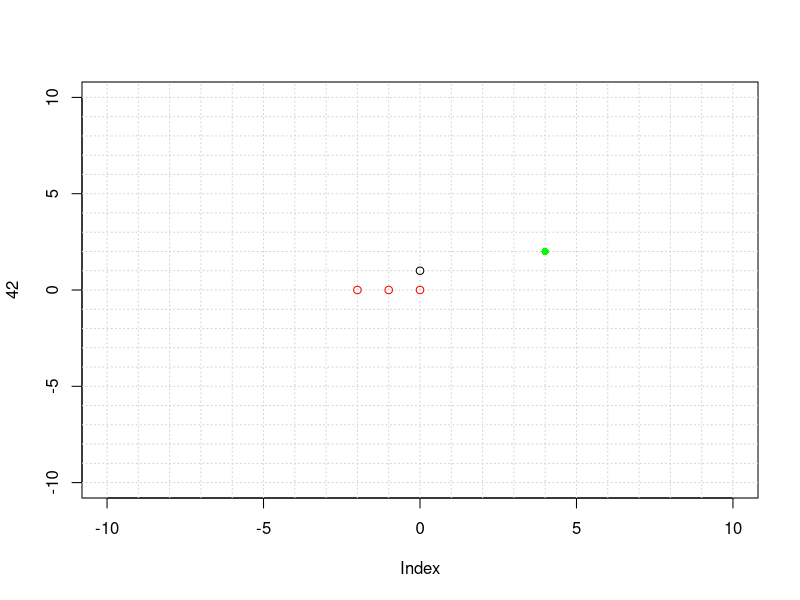
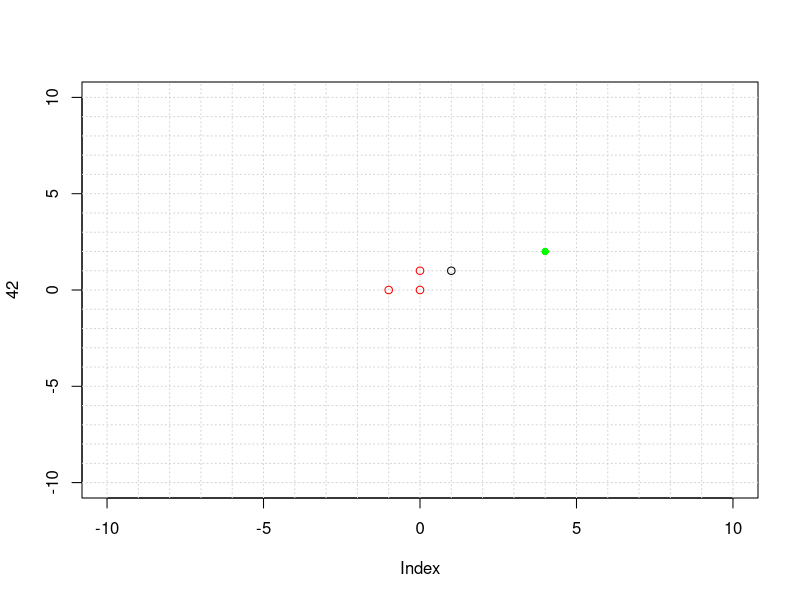
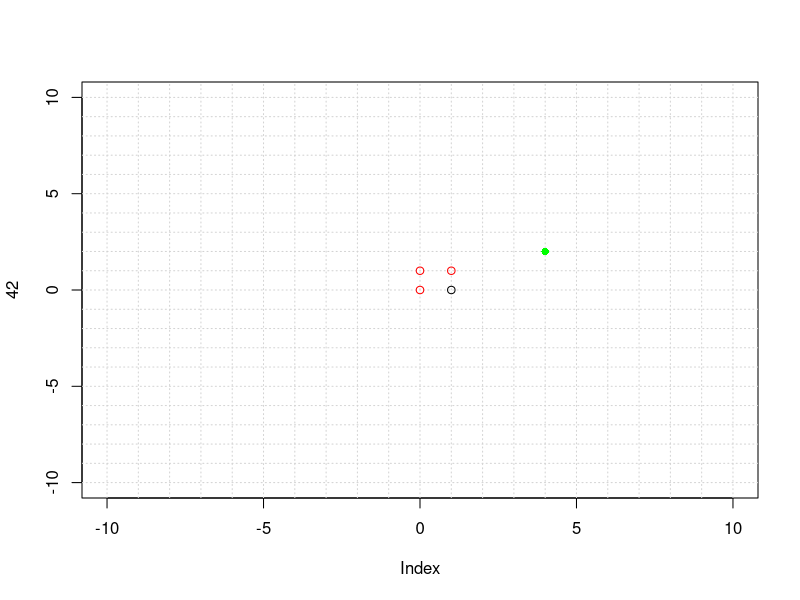
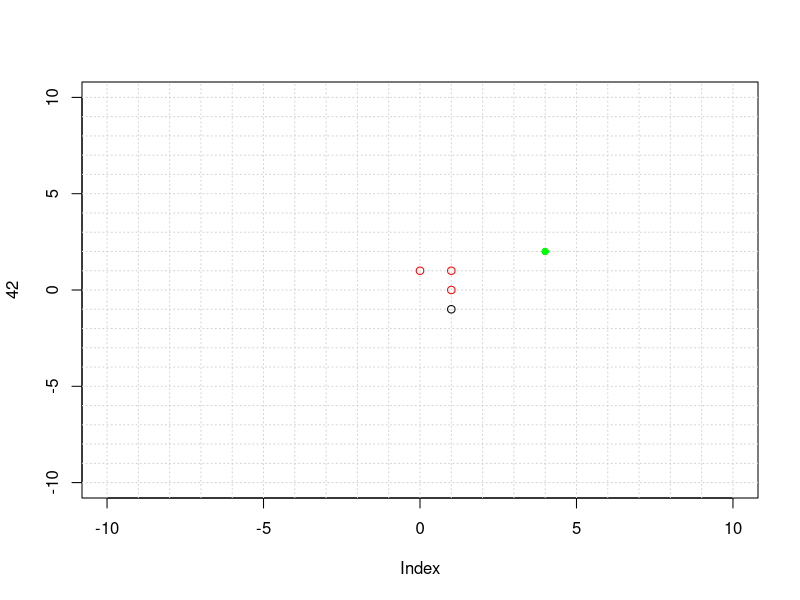
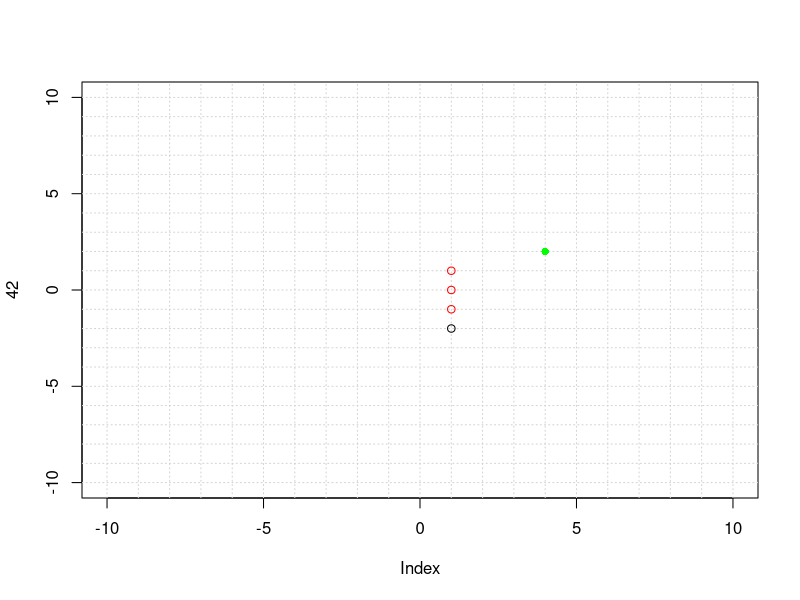
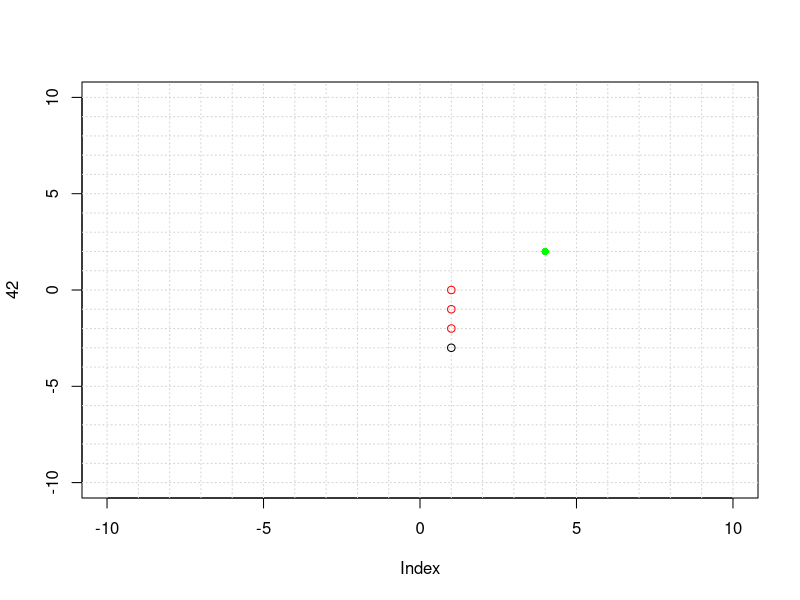
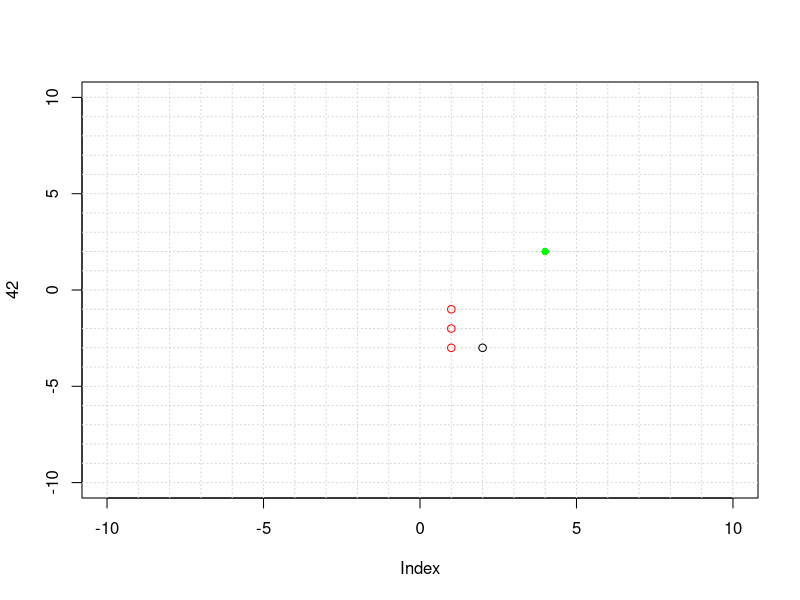
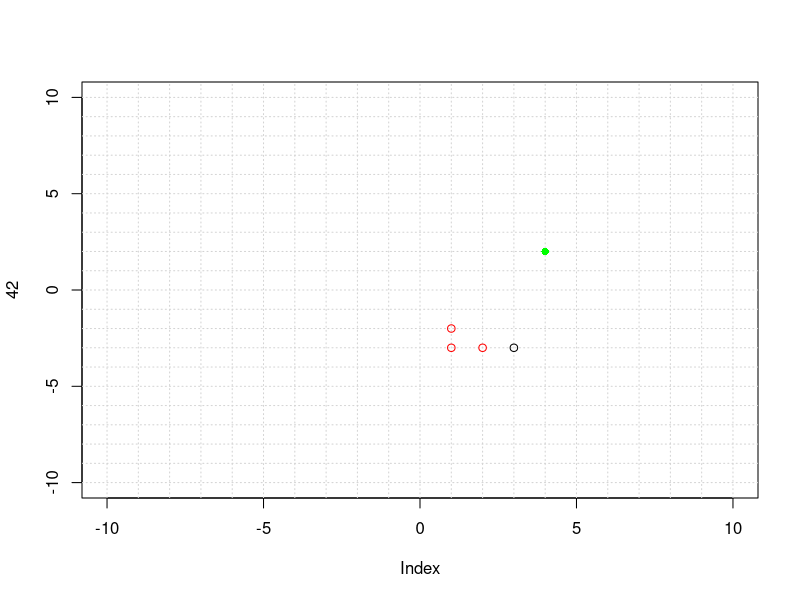

Recreate these plots in R, in order. (Note: a time limit stopped this script after it produced the figures.)
#--------------------------------------------------------------------------------------------------
#Fonctions
#--------------------------------------------------------------------------------------------------

#cree un nouveau plot
#entree : position des pommes
#sortie : -
initGrille=function(){
  plot(42,xlim=c(-10,10),ylim=c(-10,10))
  
  abline(v=(seq(-10,10,1)), col="lightgray", lty="dotted")
  abline(h=(seq(-10,10,1)), col="lightgray", lty="dotted")
}

#test si la position actuelle est sur ou en dehors des bords
#entree : objet tete
#sortie : booléen
testMur=function(t){
  if(abs(t$x)>=11 | abs(t$y)>=11){
    return(T)
  }
  return(F)
}

#test si la direction demandé est possible et la rend
#entree : caractere, caractere
#sortie : caractere
testDir=function(depart, demande){
  if(dirMatrix[demande,depart]){
    return(demande)
  }
  return(depart)
}

#calcul nouvelle coordonées de la tete selon la direction
#entree : objet coordonnées, direction
#sortie : objet coordonnées
move=function(t,d){
  x=t$x+coor["x",d]
  y=t$y+coor["y",d]
  return(xy.coords(x,y))
}

#Déplacement du corps
#entree : liste position
#sortie : liste position
moveCorps=function(lp){
  vecCorps=names(lp)
  invCorps=rev(vecCorps)
  l=length(invCorps)
  for(i in 1:(l-1)){
    # print(paste("Voilà ce que je prend : ", invCorps[i]))
    # print(paste("ce que je met : ", invCorps[i+1]))
    lp[[ invCorps[i] ]] = lp[[ invCorps[i+1] ]]
  }
  return(lp)
}

#test si une position entre en collision avec une liste de position
#entree : liste position, position
#sortie : booléen
testCollision=function(lp,p){
  for(i in lp) {
    if(i$x==p$x && i$y==p$y){
      return(T)
    }
  }
  return(F)
}

#creer un objet snake avec un corps de taille n
#entree : chiffre
#sortie : objet snake
initSnake=function(n){
  listElem=list()
  for(i in seq(0,n)){
    listElem[[as.character(i)]]=xy.coords(-i,0)
  }
  return(listElem)
}

#rempli une liste de pomme aléatoirement
#entree : chiffre
#sortie : liste position
initPomme=function(n){
  listElem=list()
  for(i in 1:n){
    listElem[[as.character(i)]]=xy.coords(sample(-10:10,1),sample(-10:10,1))
  }
  return(listElem)
}

#rend une ligne csv du jeu
#entree : liste position, position
#sortie : string
gameToString = function(lp,d,p){
  line=''
  line=paste(d,p$x,p$y,sep="," )
  for (i in lp) {
    line=paste(line,i$x,i$y,sep=",")
  }
  line=paste(line)
  return(line)
}

#--------------------------------------------------------------------------------------------------
#Initialisation
#--------------------------------------------------------------------------------------------------

#liste des directions possibles
dirVect=c("z","q","s","d")

#matrice des directions 
dirMatrix=matrix(rep(T,16),
                 nrow=4,
                 dimnames = list(dirVect,dirVect))
#insertion des imcompatibilités
dirMatrix["z","s"]=F
dirMatrix["s","z"]=F
dirMatrix["d","q"]=F
dirMatrix["q","d"]=F


#matrice changement coordonnees selon direction
coor=matrix(c(0,-1,0,1,
              +1,0,-1,0),
            byrow=T,
            nrow=2,
            dimnames = list(c("x","y"), dirVect))


#--------------------------------------------------------------------------------------------------
#Main
#--------------------------------------------------------------------------------------------------

#boucle de test mv
main=function(){
  while ( (! testMur(lp_snake[['0']]) ) & (! testCollision(lp_snake[-1],lp_snake[['0']]) ) ){
    ##DIRECTION
    #choisir direction
    nouvelleDir = sample(dirVect,1)
    #tester direction
    d = testDir(d,nouvelleDir)
    
    ##MOUVEMENT
    queue=lp_snake[[as.character(length(lp_snake)-1)]]
    #snake entier
    lp_snake = moveCorps(lp_snake)
    #tete
    lp_snake[['0']] = move(lp_snake[['0']],d)
    #allongement si pomme
    
    
    ##TEST CROQUE POMME
    if ( testCollision(lp_pomme,lp_snake[['0']])){
      #allongement
      lp_snake[[as.character(length(lp_snake))]]=queue
      #nouvelle pomme
      lp_pomme=initPomme(1)
    }
    
    ##SAUVEGARDE ETAT
    
    print(gameToString(lp_snake,d,lp_pomme[[1]]))
    
    ##AFFICHAGE
    #tete
    points(lp_snake[["0"]],col='black')
    #corps
    for(i in lp_snake[-1]){
      points(i,col='red')
    }
    #pomme
    for (i in lp_pomme){
      points(i,col='green',pch=16)
    }
    
    #animation
    Sys.sleep(0.3)
    initGrille()
  }
}

#boucle de test mv
test_no_aff=function(){
  lp_snake=initSnake(3)
  lp_pomme=initPomme(1)
  d="d" 
  result=T
  while ( (! testMur(lp_snake[['0']]) ) & (! testCollision(lp_snake[-1],lp_snake[['0']]) ) ){
    ##DIRECTION
    #choisir direction
    nouvelleDir = sample(dirVect,1)
    #tester direction
    d = testDir(d,nouvelleDir)
    
    ##MOUVEMENT
    queue=lp_snake[[as.character(length(lp_snake)-1)]]
    #snake entier
    lp_snake = moveCorps(lp_snake)
    #tete
    lp_snake[['0']] = move(lp_snake[['0']],d)
    #allongement si pomme
    
    ##TEST CROQUE POMME
    if ( testCollision(lp_pomme,lp_snake[['0']])){
      #allongement
      lp_snake[[as.character(length(lp_snake))]]=queue
      #nouvelle pomme
      lp_pomme=initPomme(1)
      result=F
    }
    
  }
  return(result)
}

#--------------------------------------------------------------------------------------------------
#Test
#--------------------------------------------------------------------------------------------------

#entité
lp_snake=initSnake(3)
lp_pomme=initPomme(1)
d="d" 
initGrille()
#lancement
main()

vec_res=c()
for(i in 0:10000){
  print(i)
  bool=T
  cpt=0
  while(bool){
    bool=test_no_aff()
    cpt=1+cpt
  }
  vec_res=c(vec_res,cpt)
}
